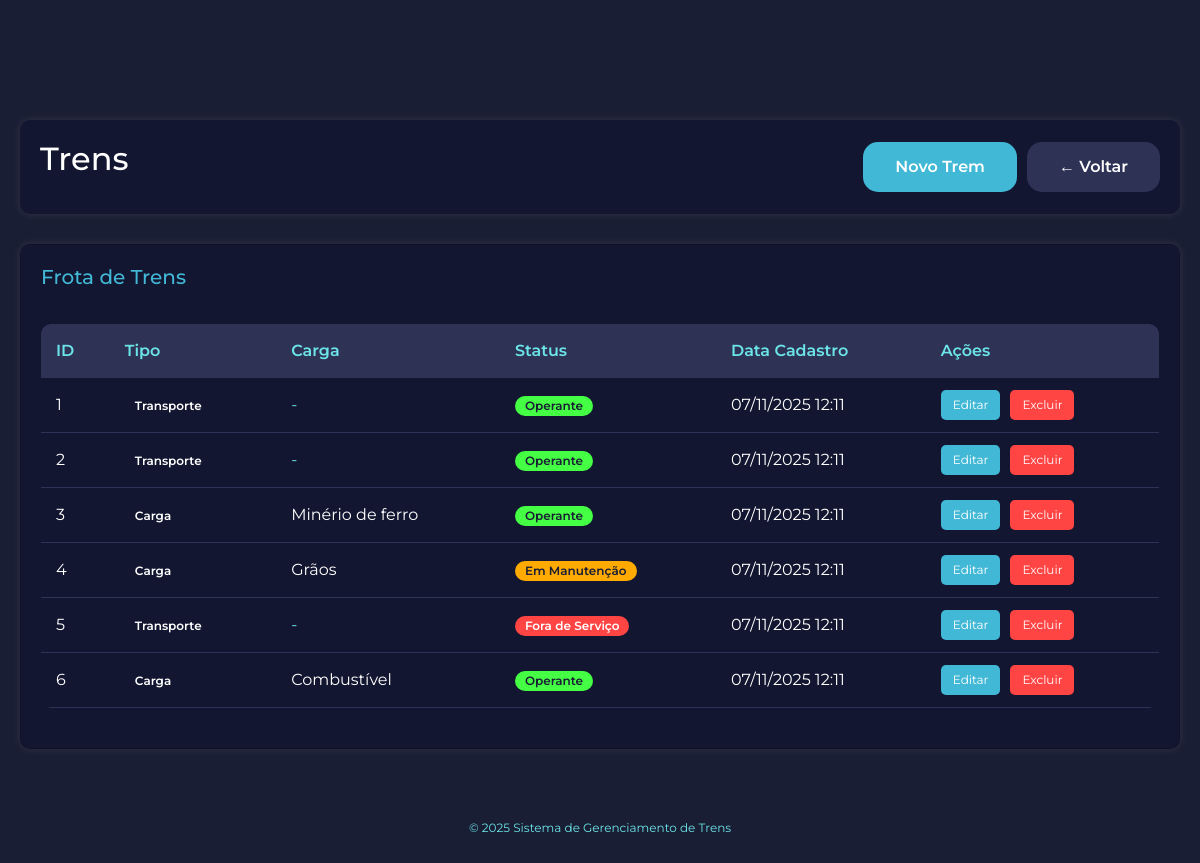
/trens/listar.php (signed in), run on the app's committed database.
### tables this page shows
CREATE TABLE trens (
    id_trem INT NOT NULL AUTO_INCREMENT PRIMARY KEY,
    tipo_trem ENUM('transporte', 'carga') NOT NULL,
    carga_trem VARCHAR(100) DEFAULT NULL,
    status_trem ENUM('operante', 'em_manutencao', 'fora_de_servico') NOT NULL DEFAULT 'operante',
    criado_em TIMESTAMP DEFAULT CURRENT_TIMESTAMP,
    atualizado_em TIMESTAMP DEFAULT CURRENT_TIMESTAMP ON UPDATE CURRENT_TIMESTAMP,
    
    INDEX idx_tipo (tipo_trem),
    INDEX idx_status (status_trem)
);

### verificar_sessao.php (called while the page is built, shortened)
<?php
function estaLogado() {
    return isset($_SESSION['logado']) &&
           $_SESSION['logado'] === true &&
           isset($_SESSION['usuario_id']);
}
function ehAdmin() {
    return isset($_SESSION['usuario_tipo']) &&
           $_SESSION['usuario_tipo'] === 'admin';
}
?>

### config.php (called while the page is built, shortened)
<?php
function sanitizar($texto) {
    return htmlspecialchars($texto, ENT_QUOTES, 'UTF-8');
}
function formatarTimestamp($timestamp) {
    $dt = new DateTime($timestamp);
    return $dt->format('d/m/Y H:i');
}
?>

### trens/listar.php (the view, shortened to what this page needs)
<?php
require_once '../verificar_sessao.php';
require_once '../config.php';
$ehAdmin = ehAdmin();
try {
    $sql = "SELECT * FROM trens ORDER BY criado_em DESC";
    $stmt = $pdo->query($sql);
    $trens = $stmt->fetchAll();
} catch(PDOException $e) {
    $erro = "Erro ao buscar trens.";
    $trens = [];
}
?>
<!DOCTYPE html>
<html lang="pt-BR">
<head>
    <link href="https://cdn.jsdelivr.net/npm/bootstrap@5.3.8/dist/css/bootstrap.min.css" rel="stylesheet">
    <link rel="stylesheet" href="../css/estilo.css">
</head>
<body>
    <div class="container" style="padding-top: 120px;">
        <div class="header-dashboard">
            <h1>Trens</h1>
            <?php if ($ehAdmin): ?>
                <div style="display: flex; gap: 10px;">
                    <a href="cadastrar.php" class="botao botao-primario">Novo Trem</a>
                    <a href="../dashboard.php" class="botao botao-secundario">← Voltar</a>
                </div>
                <?php else: ?>
                    <a href="../dashboard.php" class="botao botao-secundario">← Voltar</a>
            <?php endif; ?>
        </div>
        <div class="card">
            <h2>Frota de Trens</h2>
            <?php if (empty($trens)): ?>
                <p style="text-align: center; color: #6ce5e8; padding: 20px;">
                    Nenhum trem cadastrado.
                </p>
            <?php else: ?>
                <div class="tabela-container">
                    <table class="tabela">
                        <thead>
                            <tr>
                                <th>ID</th>
                                <th>Tipo</th>
                                <th>Carga</th>
                                <th>Status</th>
                                <th>Data Cadastro</th>
                                <?php if ($ehAdmin): ?>
                                <th>Ações</th>
                                <?php endif; ?>
                            </tr>
                        </thead>
                        <tbody>
                            <?php foreach($trens as $trem): ?>
                            <tr>
                                <td><?= $trem['id_trem'] ?></td>
                                <td>
                                    <span class="badge <?= $trem['tipo_trem']?>">
                                        <?= ucfirst($trem['tipo_trem']) ?>
                                    </span>
                                </td>
                                <td>
                                    <?php if ($trem['tipo_trem'] == 'carga' && $trem['carga_trem']): ?>
                                        <?= sanitizar($trem['carga_trem']) ?>
                                    <?php else: ?>
                                        <span style="color: #6ce5e8;">-</span>
                                    <?php endif; ?>
                                </td>
                                <td>
                                    <?php
                                    $badges = [
                                        'operante' => 'badge-concluida',
                                        'em_manutencao' => 'badge-pendente',
                                        'fora_de_servico' => 'badge-cancelada'
                                    ];
                                    $nomes = [
                                        'operante' => 'Operante',
                                        'em_manutencao' => 'Em Manutenção',
                                        'fora_de_servico' => 'Fora de Serviço'
                                    ];
                                    $classe = $badges[$trem['status_trem']] ?? '';
                                    ?>
                                    <span class="badge <?= $classe ?>">
                                        <?= $nomes[$trem['status_trem']] ?>
                                    </span>
                                </td>
                                <td><?= formatarTimestamp($trem['criado_em']) ?></td>
                                <?php if ($ehAdmin): ?>
                                <td>
                                    <div class="tabela-acoes">
                                        <a href="editar.php?id=<?= $trem['id_trem'] ?>"
                                           class="btn-tabela btn-editar">Editar</a>
                                        <a href="excluir.php?id=<?= $trem['id_trem'] ?>"
                                           class="btn-tabela btn-excluir"
                                           onclick="return confirm('Excluir este trem?')">Excluir</a>
                                    </div>
                                </td>
                                <?php endif; ?>
                            </tr>
                            <?php endforeach; ?>
                        </tbody>
                    </table>
                </div>
            <?php endif; ?>
        </div>
        <div class="rodape">
            <p>© 2025 Sistema de Gerenciamento de Trens</p>
        </div>
    </div>
</body>
</html>

### css/estilo.css (style rules this page uses)
* { margin: 0; padding: 0; box-sizing: border-box; font-family: "Montserrat", sans-serif; }
body { background-color: #1a1e34; color: white; min-height: 100vh; }
.container { max-width: 1200px; margin: 0 auto; padding: 20px; }
h1 { color: white; font-size: 2rem; margin-bottom: 1rem; }
h2 { color: #41b8d5; font-size: 1.5rem; margin-bottom: 1rem; }
.botao { padding: 0.8rem 2rem; border: none; border-radius: 15px; cursor: pointer; font-size: 16px; font-weight: 600; transition: all 0.3s; text-decoration: none; display: inline-block; }
.botao-primario { background-color: #41b8d5; color: white; }
.botao-secundario { background-color: #2e3356; color: white; }
.header-dashboard { background-color: #131630; border-radius: 10px; padding: 20px; margin-bottom: 30px; display: flex; justify-content: space-between; align-items: center; box-shadow: 0px 0px 10px rgba(255, 255, 255, 0.1); flex-wrap: wrap; gap: 15px; }
.card { background-color: #131630; border-radius: 10px; padding: 20px; box-shadow: 0px 0px 10px rgba(255, 255, 255, 0.1); }
.card h2 { color: #41b8d5; margin-bottom: 15px; font-size: 20px; }
.tabela-container { overflow-x: auto; margin: 20px 0; }
.tabela { width: 100%; border-collapse: collapse; background-color: #131630; border-radius: 10px; overflow: hidden; }
.tabela thead { background-color: #2e3356; }
.tabela th { padding: 15px; text-align: left; color: #6ce5e8; font-weight: 600; }
.tabela td { padding: 12px 15px; border-bottom: 1px solid #2e3356; color: white; }
.tabela-acoes { display: flex; gap: 10px; flex-wrap: wrap; }
.btn-tabela { padding: 6px 12px; border: none; border-radius: 5px; cursor: pointer; font-size: 12px; text-decoration: none; display: inline-block; transition: all 0.2s; }
.btn-editar { background-color: #41b8d5; color: white; }
.btn-excluir { background-color: #ff4444; color: white; }
.badge { display: inline-block; padding: 4px 10px; border-radius: 12px; font-size: 12px; font-weight: 600; }
.badge-pendente { background-color: #ffaa00; color: #1a1e34; }
.badge-concluida { background-color: #44ff44; color: #1a1e34; }
.badge-cancelada { background-color: #ff4444; color: white; }
.rodape { text-align: center; margin-top: 50px; padding: 20px; color: #6ce5e8; font-size: 12px; }

### data on the page
trens: id_trem "1", tipo_trem "Transporte", status_trem "Operante", criado_em "07/11/2025 12:11"
trens: id_trem "2", tipo_trem "Transporte", status_trem "Operante", criado_em "07/11/2025 12:11"
trens: id_trem "3", tipo_trem "Carga", carga_trem "Minério de ferro", status_trem "Operante", criado_em "07/11/2025 12:11"
trens: id_trem "4", tipo_trem "Carga", carga_trem "Grãos", status_trem "Em Manutenção", criado_em "07/11/2025 12:11"
trens: id_trem "5", tipo_trem "Transporte", status_trem "Fora de Serviço", criado_em "07/11/2025 12:11"
trens: id_trem "6", tipo_trem "Carga", carga_trem "Combustível", status_trem "Operante", criado_em "07/11/2025 12:11"
